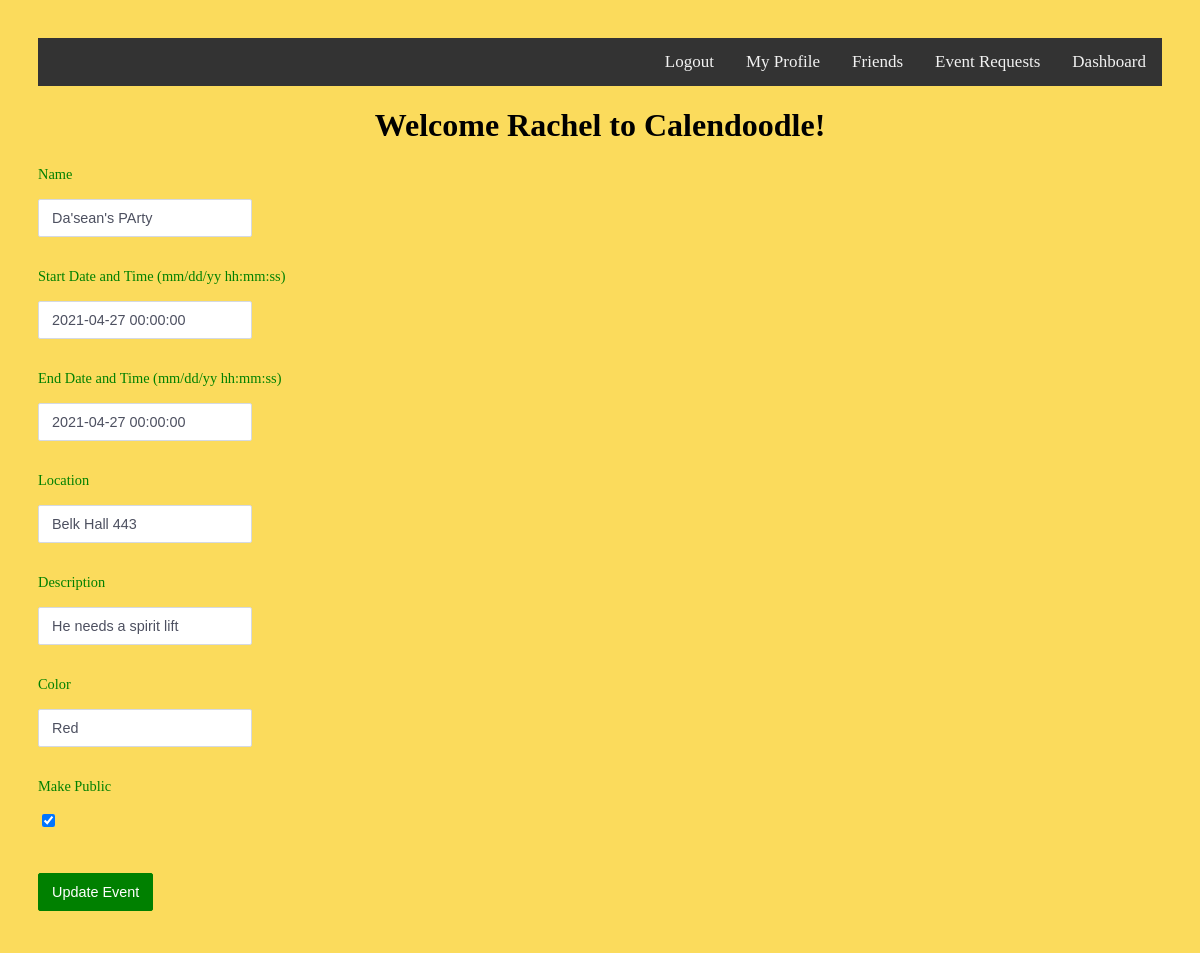
/events/edit/1 (signed in), run on an earlier commit of the app's database.
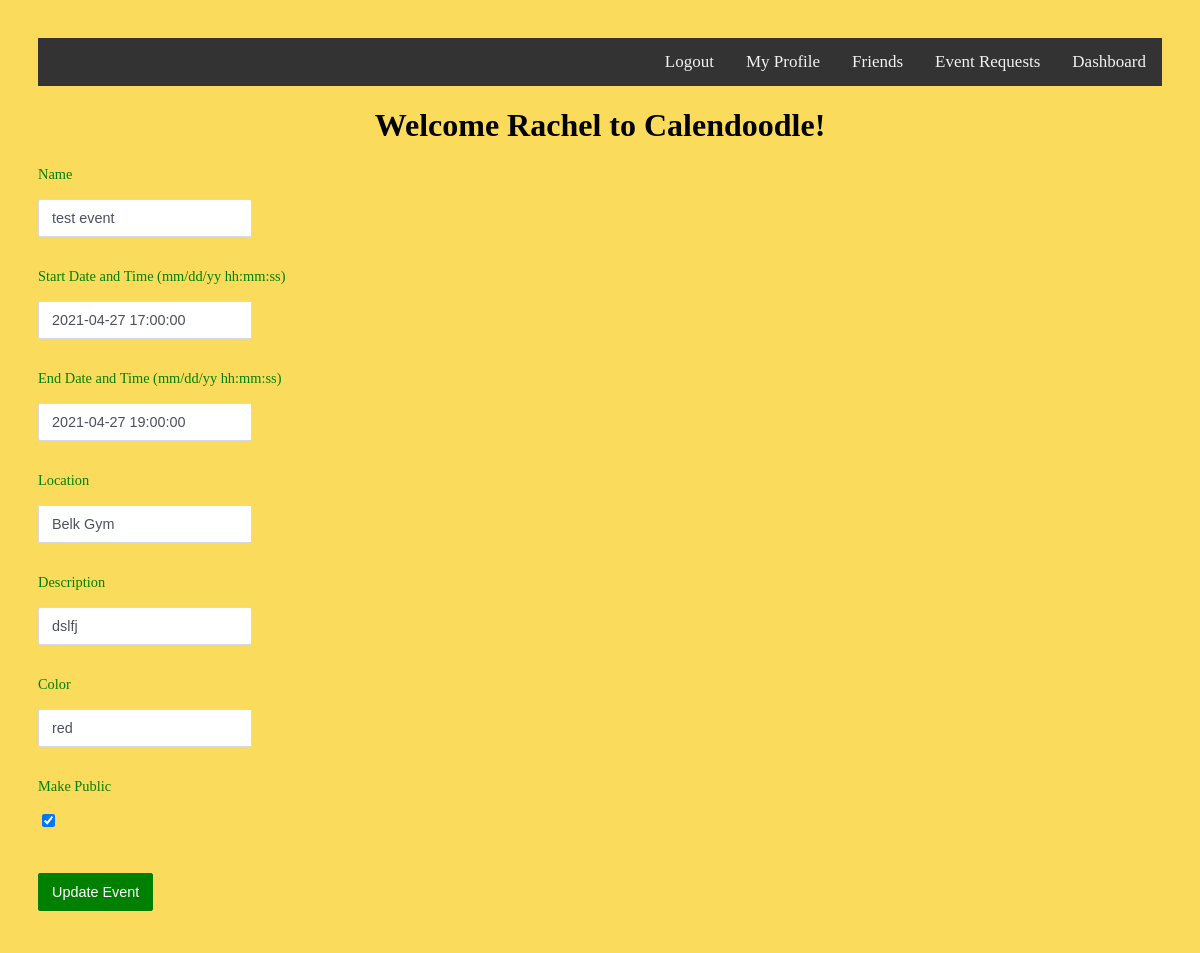
And on a later commit of the database.
### models.py (models this page shows, shortened)
class Event(db.Model):
    id = db.Column(db.Integer, primary_key=True)
    name = db.Column(db.String(50), nullable=False)
    start_date = db.Column(db.DateTime, nullable=False)
    end_date = db.Column(db.DateTime, nullable=False)
    date_posted = db.Column(db.DateTime, nullable=False)
    location = db.Column(db.String(100), nullable=False)
    description = db.Column(db.String(1000), nullable=False)
    color = db.Column(db.String(20), nullable=False)
    is_public = db.Column(db.Integer)
    user_id = db.Column(db.Integer, db.ForeignKey("user.id"), nullable=False)

### flask_jubjub.py (the view)
@app.route('/events/edit/<event_id>', methods=['GET', 'POST'])
def update_event(event_id):
    if session.get('user'):
        if request.method == 'POST':
            event = db.session.query(Event).filter_by(id=event_id).one()
            event.name = request.form['name']
            event.location = request.form['location']
            event.description = request.form['description']
            event.color = request.form['color']
            if 'is_public' in request.form:
                event.is_public = True
            else:
                event.is_public = False
            event.start_date = date.today()
            event.end_date = date.today()
            db.session.commit()
            return redirect(url_for('get_events'))
        else:
            my_event = db.session.query(Event).filter_by(id=event_id).one()
            return render_template('new.html', event=my_event, user=session['user'])
    else:
        return redirect(url_for('login'))

### templates/new.html (shortened to what this page needs)
<!DOCTYPE html>
<html lang="en">
    <head>
        <link rel="stylesheet" href="{{ url_for('static', filename='main.css') }}">
        <link rel="stylesheet" href="{{ url_for('static', filename='forms.css') }}">
    </head>
    <body>
        <div class="topnav">
                <a href="{{ url_for('get_events') }}">Dashboard</a>
                <a href="{{ url_for('get_events') }}">Event Requests</a>
                <a>Friends</a>
                <a href="{{ url_for('get_profile') }}">My Profile</a>
            {% if user %}
                    <a href="{{ url_for('logout') }}">Logout</a>
            {% else %}
                    <a href="{{ url_for('login') }}">Sign In</a>
                    <a href="{{ url_for('register') }}">Register</a>
            {% endif %}
        </div>
        <h1>Welcome {{user}} to Calendoodle!</h1>
        {% if event %}
            <form action="{{ url_for('update_event', event_id=event.id) }}" method="post">
        {% else %}
            <form action="new" method="post">
        {% endif %}
                <p><label>Name </label></p>
                <p>
                    <input type="text" name="name" value="{% if event %}{{event.name}} {% endif %}"/>
                </p>
                <p><label>Start Date and Time (mm/dd/yy hh:mm:ss) </label></p>
                <p>
                    <input type="text" name="start_date" value="{% if event %}{{event.start_date}} {% endif %}"/>
                </p>
                <p><label>End Date and Time (mm/dd/yy hh:mm:ss) </label></p>
                <p>
                    <input type="text" name="end_date" value="{% if event %}{{event.end_date}}{% endif %}"/>
                </p>
                <p><label>Location </label></p>
                <p>
                    <input type="text" name="location" value="{% if event %}{{event.location}} {% endif %}"/>
                </p>
                <p><label>Description </label></p>
                <p>
                    <input type="text" name="description" value="{% if event %}{{event.description}} {% endif %}"/>
                </p>
                <p><label>Color </label></p>
                <p>
                    <input type="text" name="color" value="{% if event %}{{event.color}} {% endif %}"/>
                </p>
                <p><label>Make Public </label></p>
                <p>
                    <input type="checkbox" name="is_public" {% if event and event.is_public %}checked{% endif %} />
                </p>
                <p>
                    {% if event %}
                        <input type="submit" value="Update Event"/>
                    {% else %}
                        <input type="submit" value="Add Event"/>
                    {% endif %}
                </p>
            </form>
    </body>
</html>

What changed in the data, as far as the page shows it:
changed Event: name "Da'sean's PArty" → "test event"; start_date "2021-04-27 00:00:00" → "2021-04-27 17:00:00"; end_date "2021-04-27 00:00:00" → "2021-04-27 19:00:00"; location "Belk Hall 443" → "Belk Gym"; description "He needs a spirit lift" → "dslfj"; color "Red" → "red"
